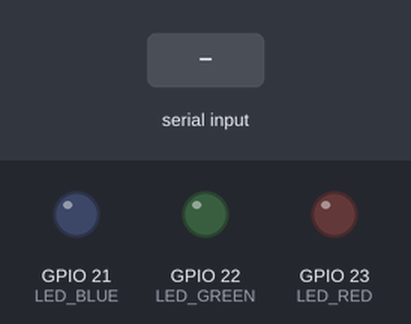
This program was run on a simulated ESP32. On the bench: output pins drawn as LEDs (lit = HIGH). The inputs (shaded band) are chosen by the test bench.

Above: at 1.2 s.
1.3 s: "r" received over Serial
At 2.5 s:
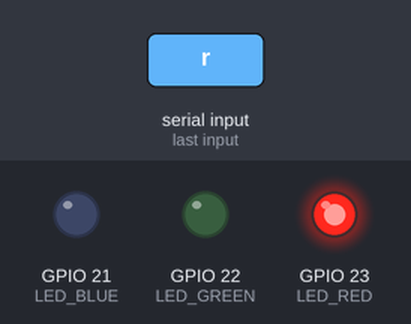
2.8 s: "g" received over Serial
At 3.6 s:
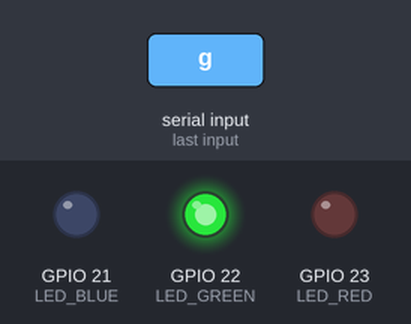
4.3 s: "b" received over Serial
At 4.8 s:
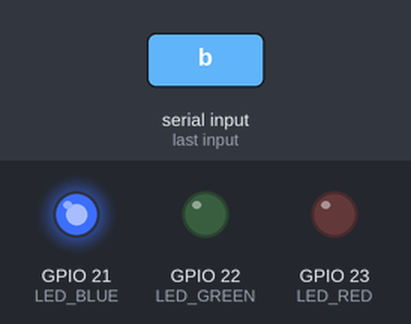
5.8 s: "y" received over Serial
At 7.0 s:
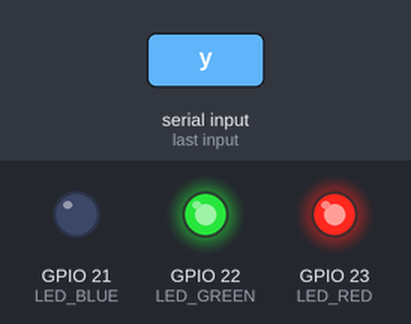
7.3 s: "m" received over Serial
At 8.3 s:
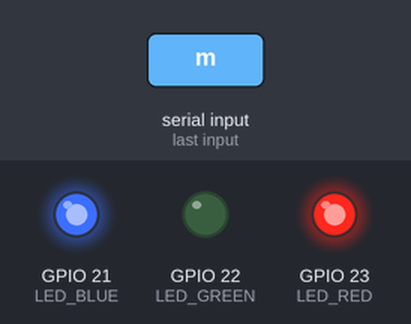
8.8 s: "c" received over Serial
At 9.4 s:
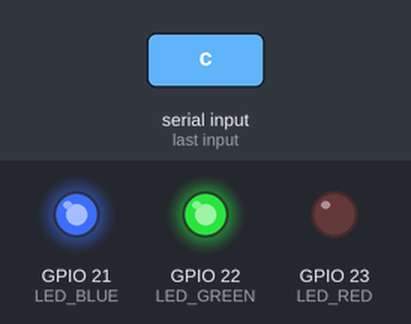
Timing chart, 0 to 11.3 s (numbered marks = the images above; inputs shaded):
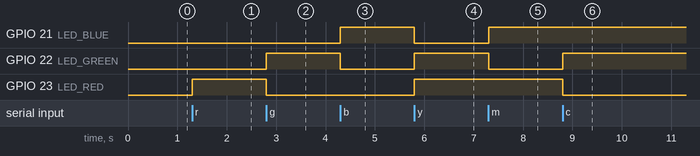

Measured:
- after the input at 1.3 s, GPIO 23 (LED_RED): LOW → HIGH at once
- after the input at 2.8 s, GPIO 22 (LED_GREEN): LOW → HIGH at once; GPIO 23 (LED_RED): HIGH → LOW at once
- after the input at 4.3 s, GPIO 21 (LED_BLUE): LOW → HIGH at once; GPIO 22 (LED_GREEN): HIGH → LOW at once
- after the input at 5.8 s, GPIO 21 (LED_BLUE): HIGH → LOW at once; GPIO 22 (LED_GREEN), GPIO 23 (LED_RED): LOW → HIGH at once
- after the input at 7.3 s, GPIO 21 (LED_BLUE): LOW → HIGH at once; GPIO 22 (LED_GREEN): HIGH → LOW at once
- after the input at 8.8 s, GPIO 22 (LED_GREEN): LOW → HIGH at once; GPIO 23 (LED_RED): HIGH → LOW at once

The program:

main.cpp
```cpp
#include <Arduino.h>
#define LED_BLUE 21
#define LED_GREEN 22
#define LED_RED 23

char coming_data = '\0';

void setup() {
  pinMode(LED_BLUE, OUTPUT);
  pinMode(LED_GREEN, OUTPUT);
  pinMode(LED_RED, OUTPUT);

  digitalWrite(LED_BLUE, LOW);
  digitalWrite(LED_GREEN, LOW);
  digitalWrite(LED_RED, LOW);

  Serial.begin(921600);
}

void loop() {
  if(Serial.available() > 0) {
    coming_data = Serial.read();
    if(coming_data == 'r') {
        digitalWrite(LED_RED, HIGH);
        digitalWrite(LED_GREEN, LOW);
        digitalWrite(LED_BLUE, LOW);
    } else if(coming_data == 'g') {
        digitalWrite(LED_RED, LOW);
        digitalWrite(LED_GREEN, HIGH);
        digitalWrite(LED_BLUE, LOW);
    } else if(coming_data == 'b') {
        digitalWrite(LED_RED, LOW);
        digitalWrite(LED_GREEN, LOW);
        digitalWrite(LED_BLUE, HIGH);
    } else if(coming_data == 'y') {
        digitalWrite(LED_RED, HIGH);
        digitalWrite(LED_GREEN, HIGH);
        digitalWrite(LED_BLUE, LOW);
    } else if(coming_data == 'm') {
        digitalWrite(LED_RED, HIGH);
        digitalWrite(LED_GREEN, LOW);
        digitalWrite(LED_BLUE, HIGH);
    } else if(coming_data == 'c') {
        digitalWrite(LED_RED, LOW);
        digitalWrite(LED_GREEN, HIGH);
        digitalWrite(LED_BLUE, HIGH);
    } else if(coming_data == 'w') {
        digitalWrite(LED_RED, HIGH);
        digitalWrite(LED_GREEN, HIGH);
        digitalWrite(LED_BLUE, HIGH);
    } else if(coming_data == 'k') {
        digitalWrite(LED_RED, LOW);
        digitalWrite(LED_GREEN, LOW);
        digitalWrite(LED_BLUE, LOW);
    } else if(coming_data == 'q') {
        digitalWrite(LED_RED, LOW);
        digitalWrite(LED_GREEN, LOW);
        digitalWrite(LED_BLUE, LOW);
    }
    delay(1000);
  }
}
```
